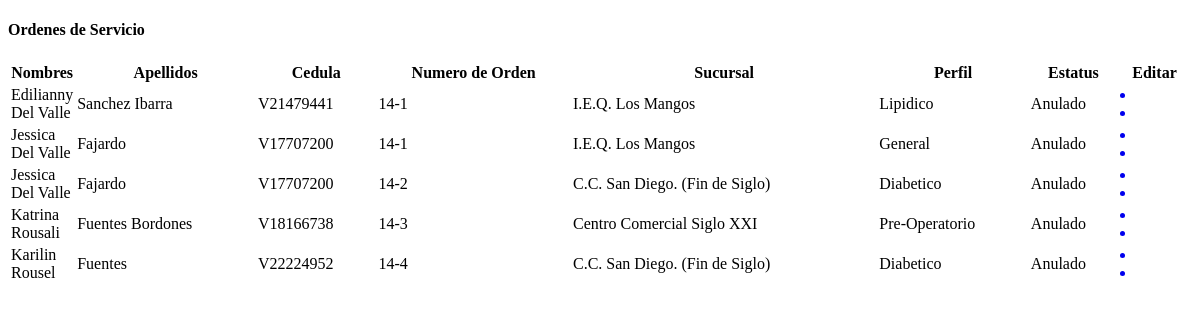
The page /web/verordenservicio.php on the database as committed earlier.
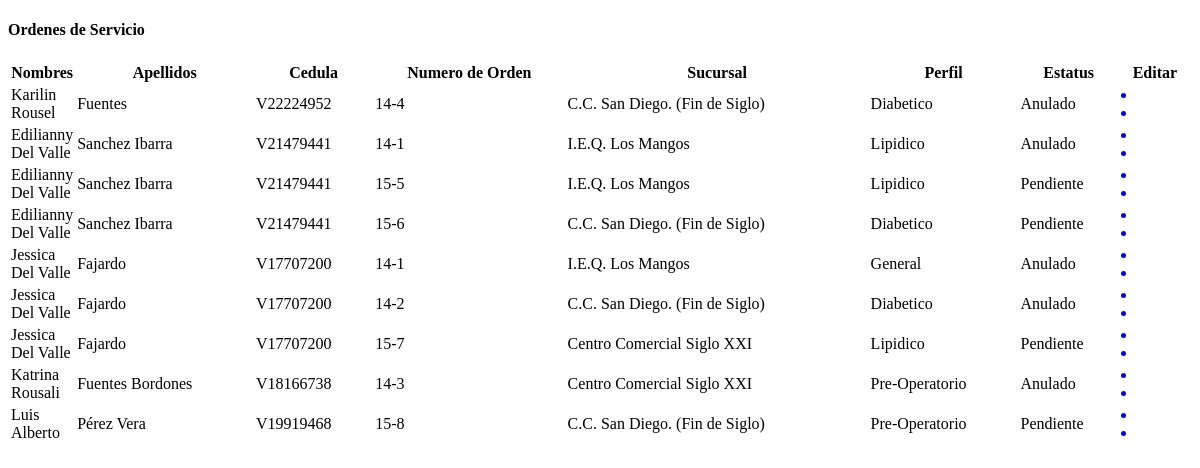
The same page on the database as committed later.
### tables this page shows
CREATE TABLE IF NOT EXISTS `ordenservicio` (
  `idordenservicio` int(11) NOT NULL AUTO_INCREMENT,
  `numero_orden` varchar(60) NOT NULL,
  `hora_estimada` time NOT NULL,
  `estatus` varchar(30) NOT NULL,
  `cedula_paciente` varchar(30) NOT NULL,
  `idempresa` int(11) NOT NULL,
  `idsucursal` int(11) NOT NULL,
  `idperfil` int(11) NOT NULL,
  PRIMARY KEY (`idordenservicio`),
  KEY `idempresa` (`idempresa`,`idsucursal`,`idperfil`,`cedula_paciente`),
  KEY `cedula_paciente` (`cedula_paciente`),
  KEY `idempresa_2` (`idempresa`),
  KEY `idsucursal` (`idsucursal`),
  KEY `idperfil` (`idperfil`)
);

CREATE TABLE IF NOT EXISTS `paciente` (
  `idpaciente` int(11) NOT NULL AUTO_INCREMENT,
  `cedula` varchar(30) NOT NULL,
  `nombres` varchar(80) NOT NULL,
  `apellidos` varchar(80) NOT NULL,
  `fecha_nac` date NOT NULL,
  `genero` char(1) NOT NULL,
  `telefono` varchar(200) NOT NULL,
  PRIMARY KEY (`idpaciente`),
  KEY `cedula` (`cedula`)
);

CREATE TABLE IF NOT EXISTS `laboratorios` (
  `idsucursal` int(11) NOT NULL AUTO_INCREMENT,
  `nombre_laboratorio` varchar(80) NOT NULL,
  `rif` varchar(60) NOT NULL,
  `direccion` varchar(400) NOT NULL,
  `telefono` varchar(200) NOT NULL,
  PRIMARY KEY (`idsucursal`)
);

CREATE TABLE IF NOT EXISTS `perfiles` (
  `idperfil` int(11) NOT NULL AUTO_INCREMENT,
  `nombre_perfil` varchar(100) NOT NULL,
  PRIMARY KEY (`idperfil`)
);

### web/verordenservicio.php (the view, shortened to what this page needs)
<?php
	include("conexbd.php");
?>
<!doctype html>
<html>
<head>
</head>
<body>
<h4 class="widgettitle">Ordenes de Servicio</h4>
                <table id="dyntable" class="table table-bordered responsive">
                    <colgroup>
                        <col class="con0" style="align: center; width: 4%" />
                        <col class="con1" />
                        <col class="con0" />
                        <col class="con1" />
                        <col class="con0" />
                        <col class="con1" />
                    </colgroup>
                    <thead>
                        <tr>
                           	<th class="head1">Nombres</th>
                            <th class="head0">Apellidos</th>
                            <th class="head1">Cedula</th>
                            <th class="head1">Numero de Orden</th>
                            <th class="head0">Sucursal</th>
                            <th class="head1">Perfil</th>
                            <th class="head1">Estatus</th>
                            <th>Editar</th>
                        </tr>
                    </thead>
                    <tbody>
               <?php
						$wsql="SELECT * FROM ordenservicio o,paciente p WHERE o.cedula_paciente=p.cedula";
						$result = mysql_query($wsql,$link);
						while($row = mysql_fetch_array($result))
						{
							$cedulap=$row['cedula_paciente'];
							$idorden=$row['idordenservicio'];
							$wsql1 = "SELECT * FROM paciente WHERE cedula='$cedulap'";
							$result1 = mysql_query($wsql1,$link);
							$row1 = mysql_fetch_array($result1);
							$id_sucursal = $row['idsucursal'];
							$id_perfil = $row['idperfil'];
							$estatus = $row['estatus'];
							$wsql2 = "SELECT * FROM perfiles WHERE idperfil='$id_perfil'";
							$result2= mysql_query($wsql2,$link);
							$row2 = mysql_fetch_array($result2);
							$wsql3 = "SELECT * FROM laboratorios WHERE idsucursal='$id_sucursal'";
							$result3 = mysql_query($wsql3,$link);
							$row3= mysql_fetch_array($result3);
							if($estatus!='Anulada')
							{
					?>
                        <tr class="gradeX">
                            <td><?php echo $row1['nombres']; ?></td>
                            <td><?php echo $row1['apellidos']; ?></td>
                            <td><?php echo $row1['cedula']; ?></td>
                            <td><?php echo $row['numero_orden']; ?></td>
                            <td><?php echo $row3['nombre_laboratorio']; ?></td>
                            <td><?php echo $row2['nombre_perfil']; ?></td>
                            <td><?php echo $estatus; ?></td>
                            <td><a href="#" <?php if($estatus=='Pendiente'){?> onClick="MM_openBrWindow('modificarorden.php?sucursal=<?php echo $row['idsucursal'] ?>&perfil=<?php echo $row['idperfil'] ?>&idordenservicio=<?php echo $idorden ?>','modificarorden','width=800,height=396')"<?php }else{?> onClick="alert('No se puede modificar una orden cuyo estatus no sea pendiente')"<?php } ?> > <li class="icon-edit"></li></a>
                            <a href="#" <?php if($estatus=='Pendiente'){?> onClick="anular(<?php echo $row['idordenservicio']; ?>);"<?php }else{?> onClick="alert('No se puede anular una orden cuyo estatus no sea pendiente')"<?php } ?>> <li class="icon-remove"></li></a>
                            </td>
                        </tr>
                    <?php
							}
						 }
					?>
                     </tbody>
                </table>
</body>
</html>

Rows that differ between the two databases and show on the page:
shown differently, row unchanged: ordenservicio "Karilin Rousel": moves up the list
added ordenservicio: paciente.nombres "Edilianny Del Valle", paciente.apellidos "Sanchez Ibarra", paciente.cedula "V21479441", numero_orden "15-5", idsucursal.nombre_laboratorio "I.E.Q. Los Mangos", idperfil.nombre_perfil "Lipidico", estatus "Pendiente"
added ordenservicio: paciente.nombres "Edilianny Del Valle", paciente.apellidos "Sanchez Ibarra", paciente.cedula "V21479441", numero_orden "15-6", idsucursal.nombre_laboratorio "C.C. San Diego. (Fin de Siglo)", idperfil.nombre_perfil "Diabetico", estatus "Pendiente"
added ordenservicio: paciente.nombres "Jessica Del Valle", paciente.apellidos "Fajardo", paciente.cedula "V17707200", numero_orden "15-7", idsucursal.nombre_laboratorio "Centro Comercial Siglo XXI", idperfil.nombre_perfil "Lipidico", estatus "Pendiente"
added ordenservicio: paciente.nombres "Luis Alberto", paciente.apellidos "Pérez Vera", paciente.cedula "V19919468", numero_orden "15-8", idsucursal.nombre_laboratorio "C.C. San Diego. (Fin de Siglo)", idperfil.nombre_perfil "Pre-Operatorio", estatus "Pendiente"
